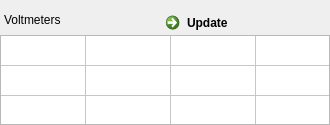
<?xml version="1.0" encoding="UTF-8"?>
<ui version="4.0">
 <class>Form</class>
 <widget class="QWidget" name="Form">
  <property name="geometry">
   <rect>
    <x>0</x>
    <y>0</y>
    <width>330</width>
    <height>125</height>
   </rect>
  </property>
  <property name="maximumSize">
   <size>
    <width>16777215</width>
    <height>125</height>
   </size>
  </property>
  <property name="windowTitle">
   <string>Form</string>
  </property>
  <layout class="QVBoxLayout" name="verticalLayout">
   <property name="spacing">
    <number>0</number>
   </property>
   <property name="margin">
    <number>0</number>
   </property>
   <item>
    <widget class="QFrame" name="frame_7">
     <property name="sizePolicy">
      <sizepolicy hsizetype="Expanding" vsizetype="Preferred">
       <horstretch>0</horstretch>
       <verstretch>0</verstretch>
      </sizepolicy>
     </property>
     <property name="maximumSize">
      <size>
       <width>400</width>
       <height>125</height>
      </size>
     </property>
     <property name="frameShape">
      <enum>QFrame::NoFrame</enum>
     </property>
     <property name="frameShadow">
      <enum>QFrame::Raised</enum>
     </property>
     <property name="class" stdset="0">
      <string>ControlWidget</string>
     </property>
     <layout class="QVBoxLayout" name="verticalLayout_5">
      <property name="spacing">
       <number>0</number>
      </property>
      <property name="leftMargin">
       <number>0</number>
      </property>
      <property name="topMargin">
       <number>5</number>
      </property>
      <property name="rightMargin">
       <number>0</number>
      </property>
      <property name="bottomMargin">
       <number>0</number>
      </property>
      <item>
       <widget class="QFrame" name="frame">
        <property name="sizePolicy">
         <sizepolicy hsizetype="Preferred" vsizetype="Maximum">
          <horstretch>0</horstretch>
          <verstretch>0</verstretch>
         </sizepolicy>
        </property>
        <property name="frameShape">
         <enum>QFrame::NoFrame</enum>
        </property>
        <property name="frameShadow">
         <enum>QFrame::Raised</enum>
        </property>
        <layout class="QHBoxLayout" name="horizontalLayout">
         <property name="spacing">
          <number>0</number>
         </property>
         <property name="leftMargin">
          <number>4</number>
         </property>
         <property name="topMargin">
          <number>0</number>
         </property>
         <property name="rightMargin">
          <number>4</number>
         </property>
         <property name="bottomMargin">
          <number>0</number>
         </property>
         <item>
          <widget class="QLabel" name="label">
           <property name="text">
            <string>Voltmeters</string>
           </property>
          </widget>
         </item>
         <item>
          <widget class="QCommandLinkButton" name="commandLinkButton">
           <property name="sizePolicy">
            <sizepolicy hsizetype="Preferred" vsizetype="Preferred">
             <horstretch>0</horstretch>
             <verstretch>0</verstretch>
            </sizepolicy>
           </property>
           <property name="minimumSize">
            <size>
             <width>94</width>
             <height>0</height>
            </size>
           </property>
           <property name="maximumSize">
            <size>
             <width>16777215</width>
             <height>30</height>
            </size>
           </property>
           <property name="toolTip">
            <string>Read voltages from all channels and display them</string>
           </property>
           <property name="text">
            <string>Update</string>
           </property>
           <property name="autoRepeatDelay">
            <number>100</number>
           </property>
          </widget>
         </item>
        </layout>
       </widget>
      </item>
      <item>
       <widget class="QFrame" name="Frame_4">
        <property name="PeripheralCollectionInner" stdset="0">
         <string/>
        </property>
        <property name="class" stdset="0">
         <string>ControlWidgetInner</string>
        </property>
        <layout class="QGridLayout" name="gridLayout_4">
         <property name="sizeConstraint">
          <enum>QLayout::SetNoConstraint</enum>
         </property>
         <property name="margin">
          <number>0</number>
         </property>
         <property name="spacing">
          <number>0</number>
         </property>
         <item row="0" column="0">
          <widget class="QTableWidget" name="table">
           <property name="verticalScrollBarPolicy">
            <enum>Qt::ScrollBarAlwaysOff</enum>
           </property>
           <property name="horizontalScrollBarPolicy">
            <enum>Qt::ScrollBarAlwaysOff</enum>
           </property>
           <property name="rowCount">
            <number>3</number>
           </property>
           <property name="columnCount">
            <number>4</number>
           </property>
           <attribute name="horizontalHeaderVisible">
            <bool>false</bool>
           </attribute>
           <attribute name="horizontalHeaderDefaultSectionSize">
            <number>80</number>
           </attribute>
           <attribute name="horizontalHeaderMinimumSectionSize">
            <number>85</number>
           </attribute>
           <attribute name="horizontalHeaderStretchLastSection">
            <bool>true</bool>
           </attribute>
           <attribute name="verticalHeaderVisible">
            <bool>false</bool>
           </attribute>
           <attribute name="verticalHeaderCascadingSectionResizes">
            <bool>true</bool>
           </attribute>
           <attribute name="verticalHeaderStretchLastSection">
            <bool>true</bool>
           </attribute>
           <row/>
           <row/>
           <row/>
           <column/>
           <column/>
           <column/>
           <column/>
          </widget>
         </item>
        </layout>
       </widget>
      </item>
     </layout>
    </widget>
   </item>
  </layout>
 </widget>
 <resources/>
 <connections>
  <connection>
   <sender>commandLinkButton</sender>
   <signal>clicked()</signal>
   <receiver>Form</receiver>
   <slot>read()</slot>
   <hints>
    <hint type="sourcelabel">
     <x>194</x>
     <y>22</y>
    </hint>
    <hint type="destinationlabel">
     <x>329</x>
     <y>45</y>
    </hint>
   </hints>
  </connection>
 </connections>
 <slots>
  <slot>read()</slot>
 </slots>
</ui>
